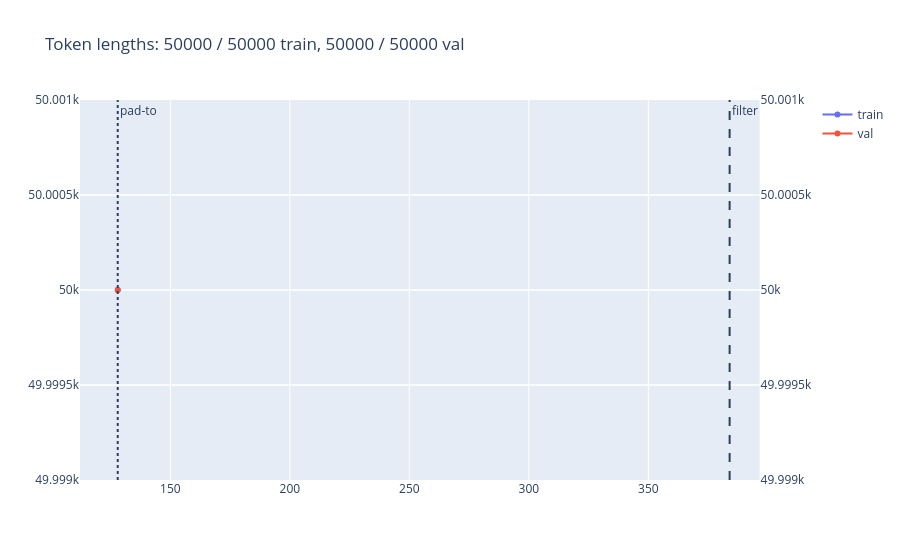

Source (notebook cell):
### Markdown cell above
## Configure

### Code cell
config = BagOfWordsSLConfig.get_canonical(
    dataset="homoskedastic",
    dataset_base_folder=repo_root / "artifacts" / "bow-data",
    study_base_folder=repo_root / "artifacts" / "bow-sl-example",
    corr=0.2,
    aux_words_ratio=0.5,
    train_epochs=2,
)

display(config.visualize())

state = config.initialize(device=device)
display(
    state.dataset.token_lengths_plot(
        filter_threshold=config.tokenization.filter_samples_above_n_tokens,
    )
)

### Figure 1 — Plotly figure (JSON) as saved in the notebook; plotly's stock layout.template omitted (floating-point values rounded to 4 significant figures)
{"data": [{"mode": "lines+markers", "name": "train", "type": "scatter", "x": [128], "xaxis": "x", "y": [50000], "yaxis": "y"}, {"mode": "lines+markers", "name": "val", "type": "scatter", "x": [128], "xaxis": "x", "y": [50000], "yaxis": "y2"}], "layout": {"annotations": [{"showarrow": false, "text": "filter", "x": 384, "xanchor": "left", "xref": "x", "y": 1, "yanchor": "top", "yref": "y domain"}, {"showarrow": false, "text": "pad-to", "x": 128, "xanchor": "left", "xref": "x", "y": 1, "yanchor": "top", "yref": "y domain"}], "shapes": [{"line": {"dash": "dash"}, "type": "line", "x0": 384, "x1": 384, "xref": "x", "y0": 0, "y1": 1, "yref": "y domain"}, {"line": {"dash": "dot"}, "type": "line", "x0": 128, "x1": 128, "xref": "x", "y0": 0, "y1": 1, "yref": "y domain"}], "title": {"text": "Token lengths: 50000 / 50000 train, 50000 / 50000 val"}, "xaxis": {"anchor": "y", "domain": [0, 0.94]}, "yaxis": {"anchor": "x", "domain": [0, 1]}, "yaxis2": {"anchor": "x", "overlaying": "y", "side": "right"}}}
